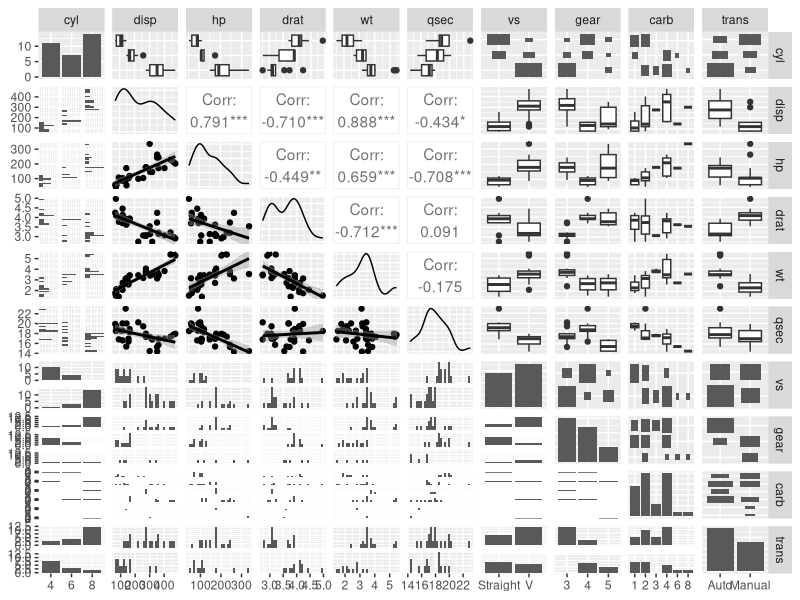
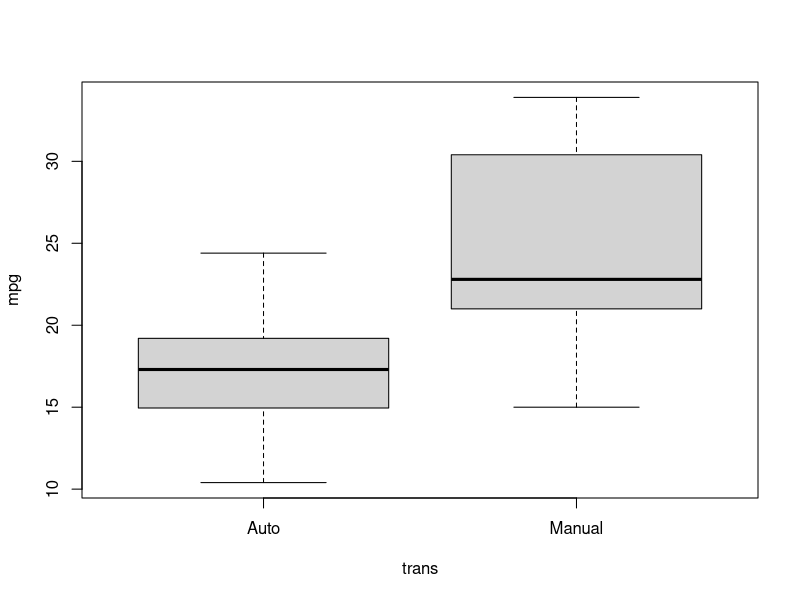
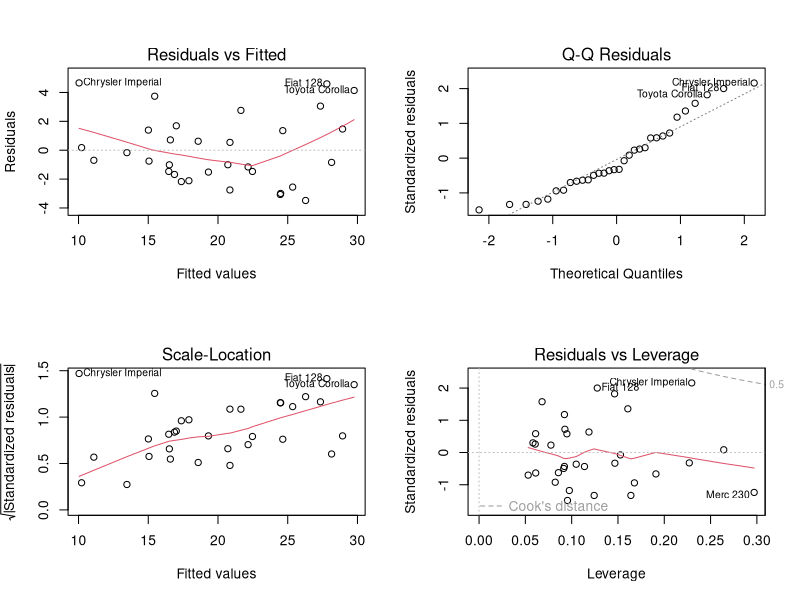

R code for these plots, in order:
## ---- chunk 1

library(ggplot2)
library(GGally)
library(car)
library(knitr)

data <- mtcars

data$trans <- as.factor(ifelse(mtcars$am==0, "Auto", "Manual"))
data <- data[, -9]
data$vs <- as.factor(ifelse(data$vs==0, "V", "Straight"))
data$cyl <- as.factor(data$cyl)
data$carb <- as.factor(data$carb)
data$gear <- as.factor(data$gear)

## ---- chunk 2

fit.by.trans <- lm(mpg~trans, data=data)
summary(fit.by.trans)$coefficients

## ---- chunk 3
fit.by.all <- lm (mpg~. , data=data)
summary(fit.by.all)$coefficients

vif(fit.by.all)

## ---- chunk 4

#            GVIF Df GVIF^(1/(2*Df))
#drat    6.809663  1        2.609533
#vs      8.088166  1        2.843970
#gear   50.852311  2        2.670408
#carb  503.211851  5        1.862838
#trans   9.930495  1        3.151269

fit.by.some <- lm(mpg~ drat + vs + gear + carb + trans, data=data )
summary(fit.by.some)$coefficients

vif(fit.by.some)[,3]^2

## ---- chunk 5

stepModel <- step(fit.by.all, k=log(dim(data)[1]), trace=FALSE)
summary(stepModel)$coefficients
## ---- chunk 6
coef <- summary(stepModel)$coefficients
coef[4,1] + c(-1, 1) * qt(.975, df = stepModel$df) * coef[4, 2]
## ---- chunk 7
ggpairs(data[, 2:11], lower=list(continuous="smooth"))
## ---- chunk 8
plot (mpg~trans, data=data)
## ---- chunk 9
par(mfrow=c(2,2))
plot(stepModel)

